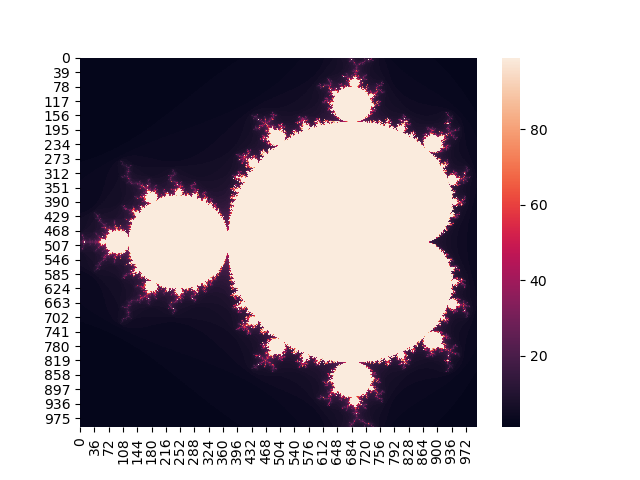

The Python source for this figure:
import numpy as np 
import matplotlib.pyplot as plt
import seaborn as sns


def count(c):
    z = 0
    for k in range(100):
        z = z**2 + c
        if abs(z) > 2:
            return k 
    
    return k 

mm = []
aa = []
bb = []
for a in np.linspace(-1.5, 0.5, 1000):
    for b in np.linspace(-1, 1, 1000):
        mm.append(count(a + b*1j))
        aa.append(a)
        bb.append(b)
        
mm = np.array(mm).reshape(1000, 1000)
mm = np.rot90(mm)
sns.heatmap(mm)
plt.savefig("mandelbrot.png")
plt.show()

